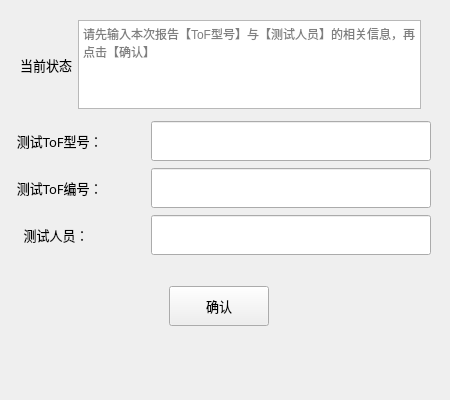
<?xml version="1.0" encoding="UTF-8"?>
<ui version="4.0">
 <class>Label</class>
 <widget class="QWidget" name="Label">
  <property name="geometry">
   <rect>
    <x>0</x>
    <y>0</y>
    <width>450</width>
    <height>400</height>
   </rect>
  </property>
  <property name="minimumSize">
   <size>
    <width>450</width>
    <height>400</height>
   </size>
  </property>
  <property name="maximumSize">
   <size>
    <width>450</width>
    <height>400</height>
   </size>
  </property>
  <property name="windowTitle">
   <string>PDF登记</string>
  </property>
  <widget class="QWidget" name="layoutWidget">
   <property name="geometry">
    <rect>
     <x>10</x>
     <y>120</y>
     <width>421</width>
     <height>136</height>
    </rect>
   </property>
   <layout class="QGridLayout" name="gridLayout">
    <item row="0" column="1">
     <widget class="QLineEdit" name="lineEdit_type">
      <property name="minimumSize">
       <size>
        <width>280</width>
        <height>40</height>
       </size>
      </property>
      <property name="maximumSize">
       <size>
        <width>280</width>
        <height>40</height>
       </size>
      </property>
      <property name="font">
       <font>
        <family>微软雅黑</family>
        <pointsize>10</pointsize>
       </font>
      </property>
      <property name="toolTip">
       <string>ToF型号(例如：SToF100）</string>
      </property>
     </widget>
    </item>
    <item row="2" column="0">
     <widget class="QLabel" name="label_2">
      <property name="font">
       <font>
        <family>微软雅黑</family>
        <pointsize>10</pointsize>
       </font>
      </property>
      <property name="text">
       <string>    测试人员：</string>
      </property>
     </widget>
    </item>
    <item row="2" column="1">
     <widget class="QLineEdit" name="lineEdit_person">
      <property name="minimumSize">
       <size>
        <width>280</width>
        <height>40</height>
       </size>
      </property>
      <property name="maximumSize">
       <size>
        <width>280</width>
        <height>40</height>
       </size>
      </property>
      <property name="font">
       <font>
        <family>微软雅黑</family>
        <pointsize>10</pointsize>
       </font>
      </property>
      <property name="toolTip">
       <string>测试者姓名(例如：Bai Jiawei或BJW）</string>
      </property>
      <property name="placeholderText">
       <string/>
      </property>
     </widget>
    </item>
    <item row="0" column="0">
     <widget class="QLabel" name="label">
      <property name="font">
       <font>
        <family>微软雅黑</family>
        <pointsize>10</pointsize>
       </font>
      </property>
      <property name="text">
       <string>  测试ToF型号：</string>
      </property>
     </widget>
    </item>
    <item row="1" column="0">
     <widget class="QLabel" name="label_6">
      <property name="font">
       <font>
        <family>微软雅黑</family>
        <pointsize>10</pointsize>
       </font>
      </property>
      <property name="text">
       <string>  测试ToF编号：</string>
      </property>
     </widget>
    </item>
    <item row="1" column="1">
     <widget class="QLineEdit" name="lineEdit_num">
      <property name="minimumSize">
       <size>
        <width>280</width>
        <height>40</height>
       </size>
      </property>
      <property name="maximumSize">
       <size>
        <width>280</width>
        <height>40</height>
       </size>
      </property>
      <property name="font">
       <font>
        <family>微软雅黑</family>
        <pointsize>10</pointsize>
       </font>
      </property>
      <property name="toolTip">
       <string>例如：1</string>
      </property>
     </widget>
    </item>
   </layout>
  </widget>
  <widget class="QWidget" name="layoutWidget">
   <property name="geometry">
    <rect>
     <x>110</x>
     <y>270</y>
     <width>218</width>
     <height>93</height>
    </rect>
   </property>
   <layout class="QVBoxLayout" name="verticalLayout">
    <item>
     <layout class="QHBoxLayout" name="horizontalLayout">
      <item>
       <widget class="QLabel" name="label_3">
        <property name="text">
         <string/>
        </property>
       </widget>
      </item>
      <item>
       <widget class="QPushButton" name="Ok_Button">
        <property name="minimumSize">
         <size>
          <width>100</width>
          <height>40</height>
         </size>
        </property>
        <property name="maximumSize">
         <size>
          <width>100</width>
          <height>40</height>
         </size>
        </property>
        <property name="font">
         <font>
          <family>微软雅黑</family>
          <pointsize>10</pointsize>
         </font>
        </property>
        <property name="text">
         <string>确认</string>
        </property>
       </widget>
      </item>
      <item>
       <widget class="QLabel" name="label_4">
        <property name="text">
         <string/>
        </property>
       </widget>
      </item>
     </layout>
    </item>
    <item>
     <layout class="QHBoxLayout" name="horizontalLayout_2">
      <item>
       <spacer name="horizontalSpacer">
        <property name="orientation">
         <enum>Qt::Horizontal</enum>
        </property>
        <property name="sizeHint" stdset="0">
         <size>
          <width>40</width>
          <height>20</height>
         </size>
        </property>
       </spacer>
      </item>
      <item>
       <spacer name="horizontalSpacer_2">
        <property name="orientation">
         <enum>Qt::Horizontal</enum>
        </property>
        <property name="sizeHint" stdset="0">
         <size>
          <width>40</width>
          <height>20</height>
         </size>
        </property>
       </spacer>
      </item>
     </layout>
    </item>
   </layout>
  </widget>
  <widget class="QWidget" name="layoutWidget">
   <property name="geometry">
    <rect>
     <x>20</x>
     <y>20</y>
     <width>401</width>
     <height>89</height>
    </rect>
   </property>
   <layout class="QHBoxLayout" name="horizontalLayout_3">
    <item>
     <widget class="QLabel" name="label_5">
      <property name="font">
       <font>
        <family>微软雅黑</family>
        <pointsize>10</pointsize>
       </font>
      </property>
      <property name="text">
       <string>当前状态</string>
      </property>
     </widget>
    </item>
    <item>
     <widget class="QTextBrowser" name="Label_textBrowser">
      <property name="placeholderText">
       <string>请先输入本次报告【ToF型号】与【测试人员】的相关信息，再点击【确认】</string>
      </property>
     </widget>
    </item>
   </layout>
  </widget>
 </widget>
 <tabstops>
  <tabstop>lineEdit_type</tabstop>
  <tabstop>lineEdit_num</tabstop>
  <tabstop>lineEdit_person</tabstop>
  <tabstop>Ok_Button</tabstop>
  <tabstop>Label_textBrowser</tabstop>
 </tabstops>
 <resources/>
 <connections/>
</ui>
